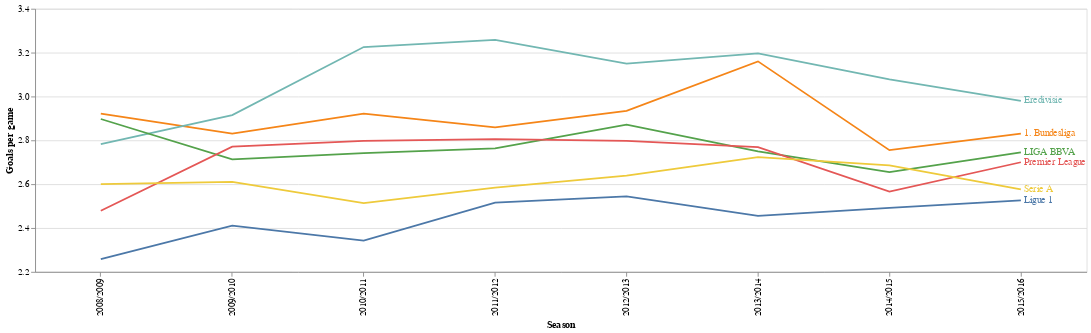

Write notebook code for a chart like this one.
### Code cell
goals =pd.read_csv('GoalsLeague.csv')

topleague = ['Ligue 1', '1. Bundesliga', 'Premier League', 'Eredivisie', 'LIGA BBVA', 'Serie A']

nearest = alt.selection(type='single', nearest=True, on='mouseover',
                        fields=['season'], empty='none')

line = alt.Chart(goals).mark_line().encode(
    x=alt.X('season', title='Season'),
    y=alt.Y('match_goals:Q', scale=alt.Scale(domain=[2.2, 3.4]), title='Goals per game'),
    color=alt.Color('league:N', scale=alt.Scale(domain=topleague))
)
selectors = alt.Chart(goals).mark_point().encode(
    x='season',
    opacity=alt.value(0),
).add_selection(
    nearest
)
goal_last = goals[goals['season'] == '2015/2016']

labels = alt.Chart(goal_last).mark_text(align='left', dx=3).encode(
    alt.X('season'),
    alt.Y('match_goals:Q', scale=alt.Scale(domain=[2.2, 3.4])),
    alt.Text('league'),
    alt.Color('league:N', legend=None, scale=alt.Scale(domain=topleague))
)
points = line.mark_point().encode(
    opacity=alt.condition(nearest, alt.value(1), alt.value(0))
)
text = line.mark_text(align='left', dx=5, dy=-5).encode(
    text=alt.condition(nearest, 'match_goals:Q', alt.value(' '), format='.2f')
)
rules = alt.Chart(goals).mark_rule(color='gray').encode(x='season',).transform_filter(nearest)

chart = alt.layer(line, selectors, labels, points, rules, text).properties(width=1199, height=300).interactive()
chart

### Figure 1 — Vega-Lite specification as saved in the notebook (floating-point values rounded to 4 significant figures)
{"config": {"view": {"continuousWidth": 400, "continuousHeight": 300}}, "layer": [{"data": {"name": "data-fdadf946780670a7dd8b66cb1257dfc7"}, "mark": "line", "encoding": {"color": {"type": "nominal", "field": "league", "scale": {"domain": ["Ligue 1", "1. Bundesliga", "Premier League", "Eredivisie", "LIGA BBVA", "Serie A"]}}, "x": {"type": "nominal", "field": "season", "title": "Season"}, "y": {"type": "quantitative", "field": "match_goals", "scale": {"domain": [2.2, 3.4]}, "title": "Goals per game"}}, "selection": {"selector011": {"type": "interval", "bind": "scales", "encodings": ["x", "y"]}}}, {"data": {"name": "data-fdadf946780670a7dd8b66cb1257dfc7"}, "mark": "point", "encoding": {"opacity": {"value": 0}, "x": {"type": "nominal", "field": "season"}}, "selection": {"selector010": {"type": "single", "nearest": true, "on": "mouseover", "fields": ["season"], "empty": "none"}}}, {"data": {"name": "data-a51ead6831e20181782a38139ce9981f"}, "mark": {"type": "text", "align": "left", "dx": 3}, "encoding": {"color": {"type": "nominal", "field": "league", "legend": null, "scale": {"domain": ["Ligue 1", "1. Bundesliga", "Premier League", "Eredivisie", "LIGA BBVA", "Serie A"]}}, "text": {"type": "nominal", "field": "league"}, "x": {"type": "nominal", "field": "season"}, "y": {"type": "quantitative", "field": "match_goals", "scale": {"domain": [2.2, 3.4]}}}}, {"data": {"name": "data-fdadf946780670a7dd8b66cb1257dfc7"}, "mark": "point", "encoding": {"color": {"type": "nominal", "field": "league", "scale": {"domain": ["Ligue 1", "1. Bundesliga", "Premier League", "Eredivisie", "LIGA BBVA", "Serie A"]}}, "opacity": {"condition": {"value": 1, "selection": "selector010"}, "value": 0}, "x": {"type": "nominal", "field": "season", "title": "Season"}, "y": {"type": "quantitative", "field": "match_goals", "scale": {"domain": [2.2, 3.4]}, "title": "Goals per game"}}}, {"data": {"name": "data-fdadf946780670a7dd8b66cb1257dfc7"}, "mark": {"type": "rule", "color": "gray"}, "encoding": {"x": {"type": "nominal", "field": "season"}}, "transform": [{"filter": {"selection": "selector010"}}]}, {"data": {"name": "data-fdadf946780670a7dd8b66cb1257dfc7"}, "mark": {"type": "text", "align": "left", "dx": 5, "dy": -5}, "encoding": {"color": {"type": "nominal", "field": "league", "scale": {"domain": ["Ligue 1", "1. Bundesliga", "Premier League", "Eredivisie", "LIGA BBVA", "Serie A"]}}, "text": {"condition": {"type": "quantitative", "field": "match_goals", "format": ".2f", "selection": "selector010"}, "value": " "}, "x": {"type": "nominal", "field": "season", "title": "Season"}, "y": {"type": "quantitative", "field": "match_goals", "scale": {"domain": [2.2, 3.4]}, "title": "Goals per game"}}}], "height": 300, "width": 1199, "$schema": "https://vega.github.io/schema/vega-lite/v4.8.1.json", "datasets": {"data-fdadf946780670a7dd8b66cb1257dfc7": [{"league": "1. Bundesliga", "season": "2008/2009", "team_goals": 1.461, "match_goals": 2.922}, {"league": "1. Bundesliga", "season": "2009/2010", "team_goals": 1.415, "match_goals": 2.83}, {"league": "1. Bundesliga", "season": "2010/2011", "team_goals": 1.461, "match_goals": 2.922}, {"league": "1. Bundesliga", "season": "2011/2012", "team_goals": 1.43, "match_goals": 2.859}, {"league": "1. Bundesliga", "season": "2012/2013", "team_goals": 1.467, "match_goals": 2.935}, {"league": "1. Bundesliga", "season": "2013/2014", "team_goals": 1.58, "match_goals": 3.16}, {"league": "1. Bundesliga", "season": "2014/2015", "team_goals": 1.377, "match_goals": 2.755}, {"league": "1. Bundesliga", "season": "2015/2016", "team_goals": 1.415, "match_goals": 2.83}, {"league": "Ekstraklasa", "season": "2008/2009", "team_goals": 1.112, "match_goals": 2.223}, {"league": "Ekstraklasa", "season": "2009/2010", "team_goals": 1.108, "match_goals": 2.217}, {"league": "Ekstraklasa", "season": "2010/2011", "team_goals": 1.204, "match_goals": 2.408}, {"league": "Ekstraklasa", "season": "2011/2012", "team_goals": 1.098, "match_goals": 2.196}, {"league": "Ekstraklasa", "season": "2012/2013", "team_goals": 1.246, "match_goals": 2.492}, {"league": "Ekstraklasa", "season": "2013/2014", "team_goals": 1.321, "match_goals": 2.642}, {"league": "Ekstraklasa", "season": "2014/2015", "team_goals": 1.308, "match_goals": 2.617}, {"league": "Ekstraklasa", "season": "2015/2016", "team_goals": 1.323, "match_goals": 2.646}, {"league": "Eredivisie", "season": "2008/2009", "team_goals": 1.391, "match_goals": 2.782}, {"league": "Eredivisie", "season": "2009/2010", "team_goals": 1.458, "match_goals": 2.915}, {"league": "Eredivisie", "season": "2010/2011", "team_goals": 1.613, "match_goals": 3.225}, {"league": "Eredivisie", "season": "2011/2012", "team_goals": 1.629, "match_goals": 3.258}, {"league": "Eredivisie", "season": "2012/2013", "team_goals": 1.575, "match_goals": 3.15}, {"league": "Eredivisie", "season": "2013/2014", "team_goals": 1.598, "match_goals": 3.196}, {"league": "Eredivisie", "season": "2014/2015", "team_goals": 1.539, "match_goals": 3.078}, {"league": "Eredivisie", "season": "2015/2016", "team_goals": 1.49, "match_goals": 2.98}, {"league": "Jupiler League", "season": "2008/2009", "team_goals": 1.291, "match_goals": 2.582}, {"league": "Jupiler League", "season": "2009/2010", "team_goals": 1.345, "match_goals": 2.69}, {"league": "Jupiler League", "season": "2010/2011", "team_goals": 1.323, "match_goals": 2.646}, {"league": "Jupiler League", "season": "2011/2012", "team_goals": 1.44, "match_goals": 2.879}, {"league": "Jupiler League", "season": "2012/2013", "team_goals": 1.465, "match_goals": 2.929}, {"league": "Jupiler League", "season": "2013/2014", "team_goals": 1.25, "match_goals": 2.5}, {"league": "Jupiler League", "season": "2014/2015", "team_goals": 1.392, "match_goals": 2.783}, {"league": "Jupiler League", "season": "2015/2016", "team_goals": 1.446, "match_goals": 2.892}, {"league": "LIGA BBVA", "season": "2008/2009", "team_goals": 1.449, "match_goals": 2.897}, {"league": "LIGA BBVA", "season": "2009/2010", "team_goals": 1.357, "match_goals": 2.713}, {"league": "LIGA BBVA", "season": "2010/2011", "team_goals": 1.371, "match_goals": 2.742}, {"league": "LIGA BBVA", "season": "2011/2012", "team_goals": 1.382, "match_goals": 2.763}, {"league": "LIGA BBVA", "season": "2012/2013", "team_goals": 1.436, "match_goals": 2.871}, {"league": "LIGA BBVA", "season": "2013/2014", "team_goals": 1.375, "match_goals": 2.75}, {"league": "LIGA BBVA", "season": "2014/2015", "team_goals": 1.328, "match_goals": 2.655}, {"league": "LIGA BBVA", "season": "2015/2016", "team_goals": 1.372, "match_goals": 2.745}, {"league": "Liga ZON Sagres", "season": "2008/2009", "team_goals": 1.195, "match_goals": 2.39}, {"league": "Liga ZON Sagres", "season": "2009/2010", "team_goals": 1.252, "match_goals": 2.504}, {"league": "Liga ZON Sagres", "season": "2010/2011", "team_goals": 1.217, "match_goals": 2.433}, {"league": "Liga ZON Sagres", "season": "2011/2012", "team_goals": 1.321, "match_goals": 2.642}, {"league": "Liga ZON Sagres", "season": "2012/2013", "team_goals": 1.39, "match_goals": 2.779}, {"league": "Liga ZON Sagres", "season": "2013/2014", "team_goals": 1.185, "match_goals": 2.371}, {"league": "Liga ZON Sagres", "season": "2014/2015", "team_goals": 1.247, "match_goals": 2.493}, {"league": "Liga ZON Sagres", "season": "2015/2016", "team_goals": 1.358, "match_goals": 2.716}, {"league": "Ligue 1", "season": "2008/2009", "team_goals": 1.129, "match_goals": 2.258}, {"league": "Ligue 1", "season": "2009/2010", "team_goals": 1.205, "match_goals": 2.411}, {"league": "Ligue 1", "season": "2010/2011", "team_goals": 1.171, "match_goals": 2.342}, {"league": "Ligue 1", "season": "2011/2012", "team_goals": 1.258, "match_goals": 2.516}, {"league": "Ligue 1", "season": "2012/2013", "team_goals": 1.272, "match_goals": 2.545}, {"league": "Ligue 1", "season": "2013/2014", "team_goals": 1.228, "match_goals": 2.455}, {"league": "Ligue 1", "season": "2014/2015", "team_goals": 1.246, "match_goals": 2.492}, {"league": "Ligue 1", "season": "2015/2016", "team_goals": 1.263, "match_goals": 2.526}, {"league": "Premier League", "season": "2008/2009", "team_goals": 1.239, "match_goals": 2.479}, {"league": "Premier League", "season": "2009/2010", "team_goals": 1.386, "match_goals": 2.771}, {"league": "Premier League", "season": "2010/2011", "team_goals": 1.399, "match_goals": 2.797}, {"league": "Premier League", "season": "2011/2012", "team_goals": 1.403, "match_goals": 2.805}, {"league": "Premier League", "season": "2012/2013", "team_goals": 1.399, "match_goals": 2.797}, {"league": "Premier League", "season": "2013/2014", "team_goals": 1.384, "match_goals": 2.768}, {"league": "Premier League", "season": "2014/2015", "team_goals": 1.283, "match_goals": 2.566}, {"league": "Premier League", "season": "2015/2016", "team_goals": 1.35, "match_goals": 2.7}, {"league": "Scottish Premiership", "season": "2008/2009", "team_goals": 1.202, "match_goals": 2.404}, {"league": "Scottish Premiership", "season": "2009/2010", "team_goals": 1.283, "match_goals": 2.566}, {"league": "Scottish Premiership", "season": "2010/2011", "team_goals": 1.281, "match_goals": 2.561}, {"league": "Scottish Premiership", "season": "2011/2012", "team_goals": 1.318, "match_goals": 2.636}, {"league": "Scottish Premiership", "season": "2012/2013", "team_goals": 1.366, "match_goals": 2.732}, {"league": "Scottish Premiership", "season": "2013/2014", "team_goals": 1.373, "match_goals": 2.746}, {"league": "Scottish Premiership", "season": "2014/2015", "team_goals": 1.287, "match_goals": 2.575}, {"league": "Scottish Premiership", "season": "2015/2016", "team_goals": 1.425, "match_goals": 2.851}, {"league": "Serie A", "season": "2008/2009", "team_goals": 1.3, "match_goals": 2.6}, {"league": "Serie A", "season": "2009/2010", "team_goals": 1.305, "match_goals": 2.611}, {"league": "Serie A", "season": "2010/2011", "team_goals": 1.257, "match_goals": 2.513}, {"league": "Serie A", "season": "2011/2012", "team_goals": 1.292, "match_goals": 2.584}, {"league": "Serie A", "season": "2012/2013", "team_goals": 1.32, "match_goals": 2.639}, {"league": "Serie A", "season": "2013/2014", "team_goals": 1.362, "match_goals": 2.724}, {"league": "Serie A", "season": "2014/2015", "team_goals": 1.343, "match_goals": 2.686}, {"league": "Serie A", "season": "2015/2016", "team_goals": 1.288, "match_goals": 2.576}, {"league": "Super League", "season": "2008/2009", "team_goals": 1.645, "match_goals": 3.289}, {"league": "Super League", "season": "2009/2010", "team_goals": 1.664, "match_goals": 3.328}, {"league": "Super League", "season": "2010/2011", "team_goals": 1.492, "match_goals": 2.983}, {"league": "Super League", "season": "2011/2012", "team_goals": 1.312, "match_goals": 2.623}, {"league": "Super League", "season": "2012/2013", "team_goals": 1.283, "match_goals": 2.567}, {"league": "Super League", "season": "2013/2014", "team_goals": 1.444, "match_goals": 2.889}, {"league": "Super League", "season": "2014/2015", "team_goals": 1.436, "match_goals": 2.872}, {"league": "Super League", "season": "2015/2016", "team_goals": 1.572, "match_goals": 3.144}], "data-a51ead6831e20181782a38139ce9981f": [{"league": "1. Bundesliga", "season": "2015/2016", "team_goals": 1.415, "match_goals": 2.83}, {"league": "Ekstraklasa", "season": "2015/2016", "team_goals": 1.323, "match_goals": 2.646}, {"league": "Eredivisie", "season": "2015/2016", "team_goals": 1.49, "match_goals": 2.98}, {"league": "Jupiler League", "season": "2015/2016", "team_goals": 1.446, "match_goals": 2.892}, {"league": "LIGA BBVA", "season": "2015/2016", "team_goals": 1.372, "match_goals": 2.745}, {"league": "Liga ZON Sagres", "season": "2015/2016", "team_goals": 1.358, "match_goals": 2.716}, {"league": "Ligue 1", "season": "2015/2016", "team_goals": 1.263, "match_goals": 2.526}, {"league": "Premier League", "season": "2015/2016", "team_goals": 1.35, "match_goals": 2.7}, {"league": "Scottish Premiership", "season": "2015/2016", "team_goals": 1.425, "match_goals": 2.851}, {"league": "Serie A", "season": "2015/2016", "team_goals": 1.288, "match_goals": 2.576}, {"league": "Super League", "season": "2015/2016", "team_goals": 1.572, "match_goals": 3.144}]}}
